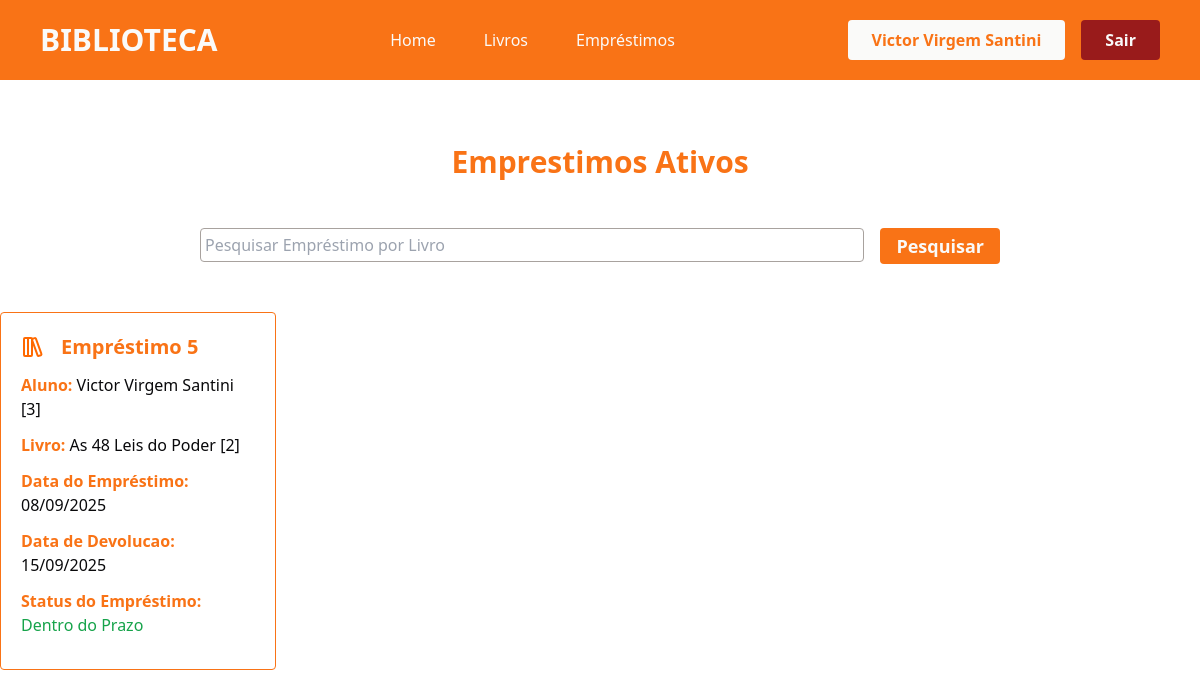
/emprestimos/ (signed in), run on the app's committed database.
### app/models.py (models this page shows)
class User(db.Model, UserMixin):
    id = db.Column(db.Integer, primary_key=True)
    nome = db.Column(db.String(100), nullable=True)
    telefone = db.Column(db.String(100), nullable=True)
    email = db.Column(db.String(100), nullable=True)
    senha = db.Column(db.String(100), nullable=True)
    emprestimos = db.relationship('Emprestimo', backref='user', lazy=True)

class Emprestimo(db.Model):
    id = db.Column(db.Integer, primary_key=True)
    data_emprestimo = db.Column(db.DateTime, default=datetime.now)
    data_devolucao = db.Column(db.DateTime, default=datetime.now)
    user_id = db.Column(db.Integer, db.ForeignKey('user.id', name="fk_emprestimo_user"), nullable=True)
    livro_id = db.Column(db.Integer, db.ForeignKey('livro.id', name="fk_emprestimo_livro"), nullable=True)
    statusEmprestimo = db.Column(db.String(100), nullable=True)

class Livro(db.Model):
    id = db.Column(db.Integer, primary_key=True)
    titulo = db.Column(db.String(100), nullable=True)
    autor = db.Column(db.String(100), nullable=True)
    editora = db.Column(db.String(100), nullable=True)
    anoPublicacao = db.Column(db.Integer, nullable=True)
    genero = db.Column(db.String(100), nullable=True)
    quantidade_disponivel = db.Column(db.Integer, nullable=True)
    status = db.Column(db.String(100), nullable=True)
    emprestimos = db.relationship('Emprestimo', backref='livro', lazy=True)

### app/views.py (the view)
@app.route('/emprestimos/')
@login_required
def emprestimos():
    if request.method == 'GET':
        pesquisa = request.args.get('pesquisa', '')
    dados = Emprestimo.query.join(User).order_by(Emprestimo.id)
    if pesquisa != '':
        dados = dados.join(Emprestimo.livro).filter(Livro.titulo.ilike(f'%{pesquisa}%'))
    emprestimos = {'dados' : dados.all()}
    return render_template('emprestimos.html', emprestimos=emprestimos)

### app/models.py (called while the page is built)
@login_manager.user_loader
def load_user(user_id):
    return User.query.get(user_id)

### app/templates/emprestimos.html (shortened to what this page needs)
{% extends "head.html" %}
{% block content %}
<div class="container-livros flex flex-col justify-center align-center">
    <div class="titulo mt-[4rem] flex-col justify-center items-center">
        <h2 class="text-3xl text-center text-orange-500 font-bold">Emprestimos Ativos</h2>
    </div>
    <div class="pesquisa mt-[3rem] flex justify-center">
        <form action="" method="get" class="flex flex-row gap-4 w-[800px]">
                <div class="w-full">
                    <input type="text" name="pesquisa" class="w-full border-[1px] rounded border-stone-400 px-1 py-1 outline-orange-500 outline-2" placeholder="Pesquisar Empréstimo por Livro">
                </div>
                <div class="w-70">
                    <button type="submit" class="bg-orange-500 w-full text-stone-50 font-semibold text-lg rounded py-1 px-4 hover:bg-orange-700 cursor-pointer transition-all duration-500">Pesquisar</button>
                </div>
            </form>
    </div>
    <section class="emprestimos flex justify-center mt-[3rem]">
        <div class="lista-emprestimos grid grid-cols-4 gap-[2rem] mb-[2rem] w-[1500px]" >
            {% for emp in emprestimos.dados %}
            {% if current_user.id == emp.user.id or current_user.email == 'admin@gmail.com' %}
                <div class="card-emprestimo border-orange-500 border-[1px] rounded p-5">
                    <div class="nome-svg flex flex-row gap-4 items-center justify-start">
                        <h2 class="text-xl font-semibold text-orange-500">Empréstimo {{emp.id}}</h2>
                    </div>
                    <p class="mt-3 text-orange-500 font-semibold">Aluno: <span class="text-zinc-950 font-normal">{{emp.user.nome}} [{{emp.user.id}}]</span></p>
                    <p class="mt-3 text-orange-500 font-semibold">Livro: {% if emp.livro %}<span class="text-zinc-950 font-normal">{{emp.livro.titulo}} [{{emp.livro.id}}] </span> {% else %} <span class="text-red-600 font-normal"> Livro Excluído do Sistema</span>  {% endif %}</p>
                    <p class="mt-3 text-orange-500 font-semibold">Data do Empréstimo: <span class="text-zinc-950 font-normal">{{emp.data_emprestimo.strftime('%d/%m/%Y')}}</span></p>
                    <p class="mt-3 text-orange-500 font-semibold">Data de Devolucao: <span class="text-zinc-950 font-normal">{{emp.data_devolucao.strftime('%d/%m/%Y')}}</span</p>
                    <p class="mt-3 mb-3 text-orange-500 font-semibold">Status do Empréstimo: {% if emp.statusEmprestimo == 'Devolução Atrasada' %} <span class="text-red-800 font-normal animate-pulse">{{emp.statusEmprestimo}}</span> {% elif emp.statusEmprestimo == 'Entrega Hoje' %} <span class="text-amber-500 font-normal animate-pulse">{{emp.statusEmprestimo}}</span> {% else %}  <span class="text-green-600 font-normal">{{emp.statusEmprestimo}}</span> {% endif %}</p>
                </div>
            {% endif %}
            {% endfor %}
        </div>
    </section>
</div>
{% endblock %}

### app/templates/header.html (shortened to what this page needs)
{% extends "head.html" %}
{% block content %}
<header class="font-sans px-10 py-5 bg-orange-500">
    <div class="container-header flex justify-between items-center">
        <div class="logo text-stone-50 font-bold text-3xl">
            <h1>BIBLIOTECA</h1>
        </div>
        <nav class="nav flex gap-12 text-stone-50 font-medium">
            <a href="{{ url_for('homepage') }}">Home</a>
            <a href="{{ url_for('livros') }}">Livros</a>
            <a href="{{ url_for('emprestimos') }}">Empréstimos</a>
        </nav>
        <div class="login flex gap-4">
            {% if current_user.is_authenticated %}
            <p class="bg-stone-50 px-6 py-2 text-orange-500 rounded font-semibold">{{current_user.nome}}</p>
                <a href="{{ url_for('logout') }}" class="bg-red-800 px-6 py-2 text-stone-50 rounded font-semibold cursor-pointer hover:bg-red-900 transition-all duration-500">Sair</a>
            {% endif %}
        </div>
    </div>
</header>
{% endblock %}

### data on the page
User: nome "Victor Virgem Santini"
Emprestimo: id "5", user.nome "Victor Virgem Santini", user.id "3", livro.titulo "As 48 Leis do Poder", livro.id "2", data_emprestimo "08/09/2025", data_devolucao "15/09/2025", statusEmprestimo "Dentro do Prazo"
